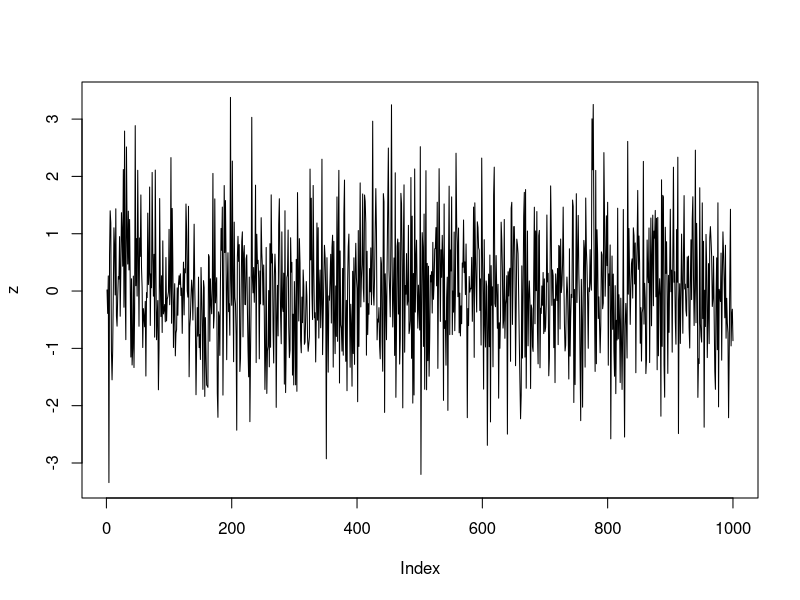

R code for this plot:
## ---- chunk 1
#| fig-cap: "Test Caption"
z <- rnorm(1000, 0, 1)
plot(z, type = "l")
